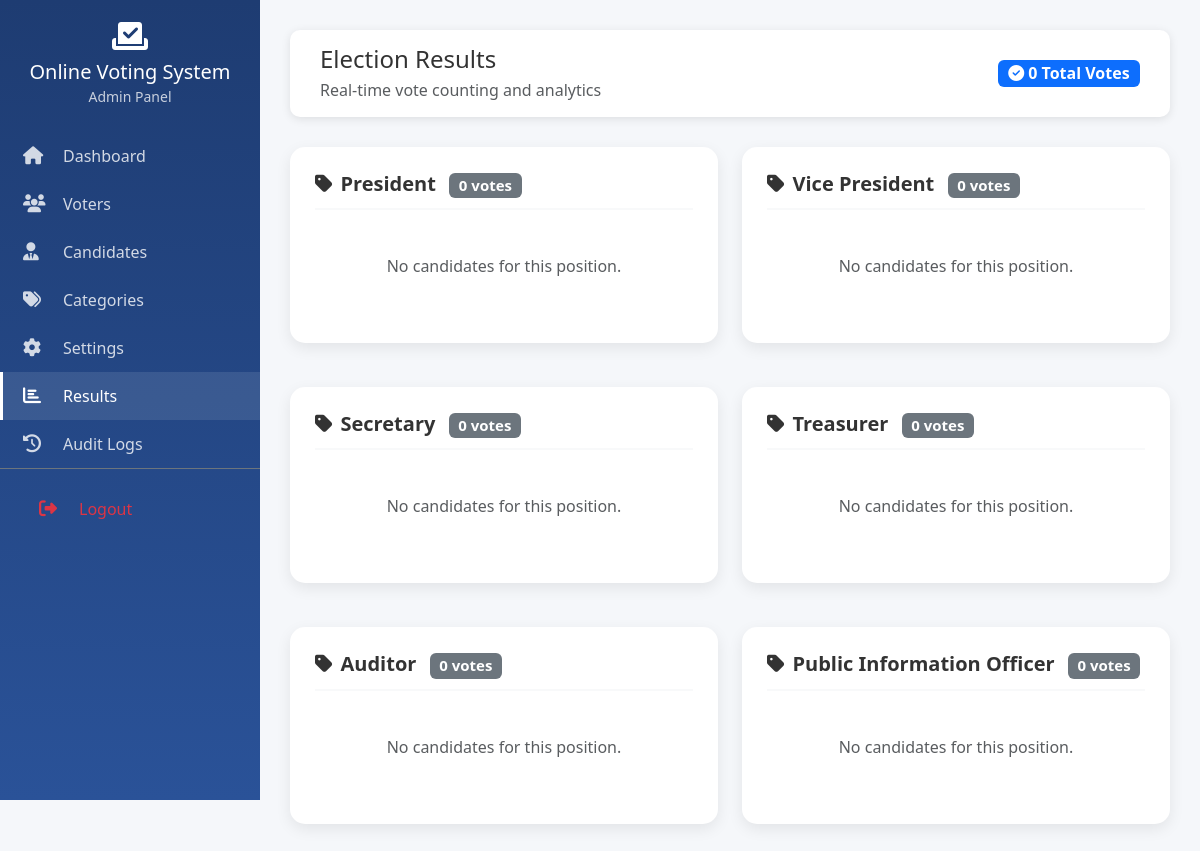
/admin/results.php (signed in), run on the app's committed database.
### tables this page shows
CREATE TABLE categories (
    id INT UNSIGNED AUTO_INCREMENT PRIMARY KEY,
    name VARCHAR(100) NOT NULL,
    description TEXT NULL,
    display_order INT DEFAULT 0,
    is_active TINYINT(1) DEFAULT 1,
    created_at TIMESTAMP DEFAULT CURRENT_TIMESTAMP,
    updated_at TIMESTAMP DEFAULT CURRENT_TIMESTAMP ON UPDATE CURRENT_TIMESTAMP,
    INDEX idx_active (is_active),
    INDEX idx_order (display_order)
);

### core/Database.php (called while the page is built, shortened)
<?php
class Database {
    private static ?self $instance = null;
    private ?PDO $connection = null;
    public static function getInstance(): self {
        if (self::$instance === null) {
            self::$instance = new self();
        }
        return self::$instance;
    }
    private function connect(): void {
        try {
            $dsn = "mysql:host=" . DB_HOST . ";dbname=" . DB_NAME . ";charset=" . DB_CHARSET;
            $options = [
                PDO::ATTR_ERRMODE => PDO::ERRMODE_EXCEPTION,
                PDO::ATTR_DEFAULT_FETCH_MODE => PDO::FETCH_ASSOC,
                PDO::ATTR_EMULATE_PREPARES => false,
                PDO::MYSQL_ATTR_INIT_COMMAND => "SET NAMES " . DB_CHARSET
            ];
            $this->connection = new PDO($dsn, DB_USER, DB_PASS, $options);
        } catch (PDOException $e) {
            error_log("Database connection failed: " . $e->getMessage());
            throw new \Exception("Database connection failed. Please check your configuration.");
        }
    }
    public function query(string $sql, array $params = []): \PDOStatement {
        $stmt = $this->connection->prepare($sql);
        $stmt->execute($params);
        return $stmt;
    }
    public function select(string $sql, array $params = []): array {
        $stmt = $this->query($sql, $params);
        return $stmt->fetchAll();
    }
    public function selectOne(string $sql, array $params = []): ?array {
        $stmt = $this->query($sql, $params);
        $result = $stmt->fetch();
        return $result ?: null;
    }
}

### app/Models/Vote.php (called while the page is built, shortened)
<?php
require_once __DIR__ . '/../../core/Database.php';
class Vote {
    private Database $db;
    public function __construct() {
        $this->db = Database::getInstance();
    }
    public function countTotal(): int {
        $result = $this->db->selectOne("SELECT COUNT(*) as count FROM votes");
        return (int) $result['count'];
    }
    public function getResultsByCategory(int $categoryId): array {
        return $this->db->select(
            "SELECT c.id, c.first_name, c.last_name, c.party_group, c.photo,
                    COUNT(v.id) as vote_count
             FROM candidates c
             LEFT JOIN votes v ON c.id = v.candidate_id
             WHERE c.category_id = :category_id AND c.is_active = 1
             GROUP BY c.id
             ORDER BY vote_count DESC, c.last_name ASC",
            ['category_id' => $categoryId]
        );
    }
    public function getAllResults(): array {
        $categories = (new Category())->getAll();
        $results = [];
        foreach ($categories as $category) {
            $categoryId = $category['id'];
            $categoryResults = $this->getResultsByCategory($categoryId);
            $totalVotes = array_sum(array_column($categoryResults, 'vote_count'));
            $results[$categoryId] = [
                'category' => $category,
                'candidates' => $categoryResults,
                'total_votes' => $totalVotes
            ];
        }
        return $results;
    }
    public function getResultsWithPercentage(): array {
        $results = $this->getAllResults();
        return $results;
    }
}

### app/Models/Category.php (called while the page is built, shortened)
<?php
class Category {
    private Database $db;
    public function __construct() {
        $this->db = Database::getInstance();
    }
    public function getAll(): array {
        return $this->db->select("SELECT * FROM categories WHERE is_active = 1 ORDER BY display_order ASC, name ASC");
    }
}

### public/admin/results.php (the view, shortened to what this page needs)
<?php
require_once __DIR__ . '/../../core/Database.php';
require_once __DIR__ . '/../../app/Models/Vote.php';
require_once __DIR__ . '/../../app/Models/Category.php';
$voteModel = new Vote();
$categoryModel = new Category();
$results = $voteModel->getResultsWithPercentage();
$categories = $categoryModel->getAll();
$totalVotes = $voteModel->countTotal();
?>
<!DOCTYPE html>
<html lang="en">
<head>
    <link href="https://cdn.jsdelivr.net/npm/bootstrap@5.3.2/dist/css/bootstrap.min.css" rel="stylesheet">
    <link href="https://cdnjs.cloudflare.com/ajax/libs/font-awesome/6.5.1/css/all.min.css" rel="stylesheet">
    <link href="<?= APP_URL ?>/public/css/style.css" rel="stylesheet">
</head>
<body>
    <div class="d-flex">
        <nav class="admin-sidebar">
            <div class="text-center mb-4 px-3">
                <i class="fas fa-vote-yea fa-2x mb-2"></i>
                <h5 class="mb-0"><?= htmlspecialchars(APP_NAME) ?></h5>
                <small class="opacity-75">Admin Panel</small>
            </div>
            <a href="<?= APP_URL ?>/public/admin/dashboard.php" class="sidebar-link"><i class="fas fa-home"></i> Dashboard</a>
            <a href="<?= APP_URL ?>/public/admin/voters.php" class="sidebar-link"><i class="fas fa-users"></i> Voters</a>
            <a href="<?= APP_URL ?>/public/admin/candidates.php" class="sidebar-link"><i class="fas fa-user-tie"></i> Candidates</a>
            <a href="<?= APP_URL ?>/public/admin/categories.php" class="sidebar-link"><i class="fas fa-tags"></i> Categories</a>
            <a href="<?= APP_URL ?>/public/admin/election-settings.php" class="sidebar-link"><i class="fas fa-cog"></i> Settings</a>
            <a href="<?= APP_URL ?>/public/admin/results.php" class="sidebar-link active"><i class="fas fa-chart-bar"></i> Results</a>
            <a href="<?= APP_URL ?>/public/admin/audit-logs.php" class="sidebar-link"><i class="fas fa-history"></i> Audit Logs</a>
            <div class="mt-auto px-3 py-3 border-top border-secondary">
                <a href="<?= APP_URL ?>/public/admin/logout.php" class="sidebar-link text-danger"><i class="fas fa-sign-out-alt"></i> Logout</a>
            </div>
        </nav>
        <main class="admin-content flex-grow-1">
            <div class="admin-header d-flex justify-content-between align-items-center">
                <div>
                    <h4 class="mb-1">Election Results</h4>
                    <p class="mb-0 text-muted">Real-time vote counting and analytics</p>
                </div>
                <div class="badge bg-primary fs-6">
                    <i class="fas fa-check-circle me-1"></i><?= number_format($totalVotes) ?> Total Votes
                </div>
            </div>
            <div class="row mb-4">
                <?php foreach ($categories as $category):
                    $categoryResults = $results[$category['id']] ?? ['candidates' => [], 'total_votes' => 0];
                ?>
                    <div class="col-lg-6 mb-4">
                        <div class="result-card">
                            <h5 class="result-header">
                                <i class="fas fa-tag me-2"></i><?= htmlspecialchars($category['name']) ?>
                                <span class="badge bg-secondary ms-2"><?= $categoryResults['total_votes'] ?> votes</span>
                            </h5>
                            <?php if (empty($categoryResults['candidates'])): ?>
                                <p class="text-muted text-center py-4">No candidates for this position.</p>
                            <?php endif; ?>
                        </div>
                    </div>
                <?php endforeach; ?>
            </div>
        </main>
    </div>
</body>
</html>

### public/css/style.css (style rules this page uses)
:root { --primary-color: #4a90d9; --secondary-color: #6c757d; --success-color: #28a745; --danger-color: #dc3545; --warning-color: #ffc107; --info-color: #17a2b8; --dark-color: #343a40; --light-bg: #f8f9fa; }
* { margin: 0; padding: 0; box-sizing: border-box; }
body { font-family: 'Segoe UI', Tahoma, Geneva, Verdana, sans-serif; background-color: #f5f7fa; color: #333; min-height: 100vh; display: flex; flex-direction: column; }
.admin-sidebar { background: linear-gradient(180deg, #1e3c72 0%, #2a5298 100%); min-height: 100vh; position: fixed; width: 260px; padding-top: 20px; color: white; }
.admin-content { margin-left: 260px; padding: 30px; background-color: #f5f7fa; min-height: 100vh; }
.sidebar-link { color: rgba(255, 255, 255, 0.8); padding: 12px 20px; display: flex; align-items: center; text-decoration: none; transition: all 0.3s; border-left: 3px solid transparent; }
.sidebar-link:hover, .sidebar-link.active { background: rgba(255, 255, 255, 0.1); color: white; border-left-color: white; }
.sidebar-link i { width: 30px; font-size: 18px; margin-right: 10px; }
.admin-header { background: white; padding: 15px 30px; box-shadow: 0 2px 10px rgba(0, 0, 0, 0.1); margin-bottom: 30px; border-radius: 10px; }
.result-card { background: white; border-radius: 15px; padding: 25px; margin-bottom: 20px; box-shadow: 0 5px 15px rgba(0, 0, 0, 0.08); }
.result-header { font-size: 20px; font-weight: 600; margin-bottom: 20px; padding-bottom: 10px; border-bottom: 2px solid var(--light-bg); }

### data on the page
categories: name "President", id "0"
categories: name "Vice President", id "0"
categories: name "Secretary", id "0"
categories: name "Treasurer", id "0"
categories: name "Auditor", id "0"
categories: name "Public Information Officer", id "0"

### other printed values
APP_NAME "Online Voting System"
$totalVotes "0"
